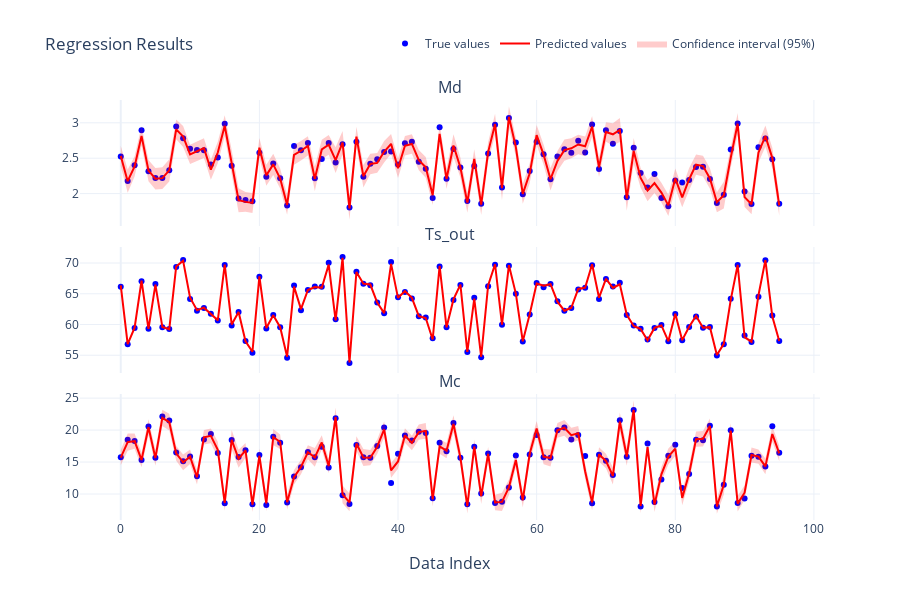
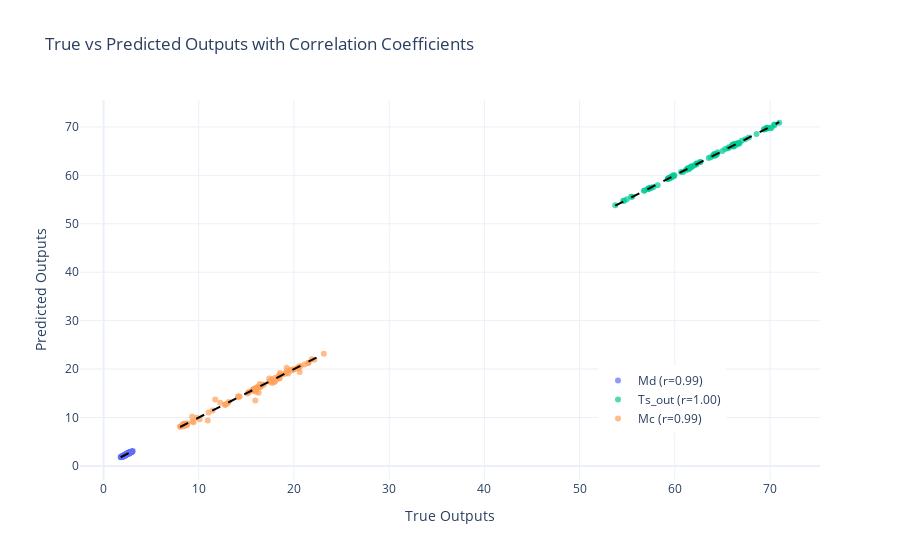

Here is the notebook cell these charts were saved with, in order:
### Code cell
# Visualize fit

# Create traces for the plot
fig = make_subplots(rows=len(output_ids), cols=1, shared_xaxes=True, 
                    subplot_titles=output_ids, x_title="Data Index",
                    vertical_spacing=0.05)

for idx, output_id in enumerate(output_ids):
    # Add true values as a scatter plot
    fig.add_trace(go.Scatter(
        x=np.arange(Y_val.shape[0]),
        y=Y_val[:, idx],
        mode='markers',
        name='True values',
        showlegend=True if idx==0 else False,
        marker=dict(color='blue')
    ), row=idx+1, col=1)

    # Add predicted values as a line plot
    fig.add_trace(go.Scatter(
        x=np.arange(Y_preds[:, idx].shape[0]),
        y=Y_preds[:, idx],
        mode='lines',
        name='Predicted values',
        showlegend=True if idx==0 else False,
        line=dict(color='red')
    ), row=idx+1, col=1)

    # Add confidence interval as a shaded area
    fig.add_trace(go.Scatter(
        x=np.concatenate([np.arange(Y_preds[:,idx].shape[0]), np.arange(Y_preds[:,idx].shape[0])[::-1]]),
        y=np.concatenate([Y_preds[:, idx] - 2 * np.sqrt(Y_pred_vars[:, idx]), 
                        (Y_preds[:, idx] + 2 * np.sqrt(Y_pred_vars[:, idx]))[::-1]]),
        fill='toself',
        fillcolor='rgba(255, 0, 0, 0.2)',
        line=dict(color='rgba(255, 0, 0, 0)'),
        name='Confidence interval (95%)',
        showlegend=True if idx==0 else False,
    ), row=idx+1, col=1)

# Update layout
fig.update_layout(
    title="Regression Results",
    legend=dict(orientation="h", yanchor="bottom", y=1.1, xanchor="right", x=1),
    template="plotly_white",
    height=600,
    margin=dict(t=100)
)

# Show the plot
fig.show()

# Visualization 2. 
# Create a figure
fig = go.Figure()

# Iterate over each output variable
for i, output_name in enumerate(output_ids):
    # Calculate correlation coefficient
    correlation = np.corrcoef(Y_val[:, i], Y_preds[:, i])[0, 1]
    
    # Add scatter plot for true vs. predicted
    fig.add_trace(go.Scatter(
        x=Y_val[:, i],  # True outputs for the i-th variable
        y=Y_preds[:, i],  # Predicted outputs for the i-th variable
        mode='markers',
        name=f'{output_name} (r={correlation:.2f})',
        marker=dict(size=6, opacity=0.7),
        showlegend=True
    ))

    # Add perfect correlation line (y=x)
    max_val = max(Y_val[:, i].max(), Y_preds[:, i].max())
    min_val = min(Y_val[:, i].min(), Y_preds[:, i].min())
    fig.add_trace(go.Scatter(
        x=[min_val, max_val],
        y=[min_val, max_val],
        mode='lines',
        name=f'{output_name} Perfect Correlation (y=x)',
        line=dict(color='black', dash='dash'),
        showlegend=False
    ))

# Update layout
fig.update_layout(
    title="True vs Predicted Outputs with Correlation Coefficients",
    xaxis_title="True Outputs",
    yaxis_title="Predicted Outputs",
    legend=dict(yanchor="top", y=0.3, xanchor="left", x=0.7),
    template="plotly_white"
)

# Show the plot
fig.show()

### Figure 1 — Plotly figure (JSON) as saved in the notebook; plotly's stock layout.template omitted (floating-point values rounded to 4 significant figures; data arrays with more than 128 entries replaced by an {"elided": "..."} marker saying what was removed)
{"data": [{"marker": {"color": "blue"}, "mode": "markers", "name": "True values", "showlegend": true, "type": "scatter", "x": [0, 1, 2, 3, 4, 5, 6, 7, 8, 9, 10, 11, 12, 13, 14, 15, 16, 17, 18, 19, 20, 21, 22, 23, 24, 25, 26, 27, 28, 29, 30, 31, 32, 33, 34, 35, 36, 37, 38, 39, 40, 41, 42, 43, 44, 45, 46, 47, 48, 49, 50, 51, 52, 53, 54, 55, 56, 57, 58, 59, 60, 61, 62, 63, 64, 65, 66, 67, 68, 69, 70, 71, 72, 73, 74, 75, 76, 77, 78, 79, 80, 81, 82, 83, 84, 85, 86, 87, 88, 89, 90, 91, 92, 93, 94, 95], "xaxis": "x", "y": [2.525, 2.178, 2.402, 2.895, 2.316, 2.22, 2.219, 2.331, 2.947, 2.782, 2.632, 2.617, 2.611, 2.412, 2.511, 2.986, 2.393, 1.929, 1.909, 1.892, 2.577, 2.236, 2.425, 2.217, 1.834, 2.674, 2.614, 2.716, 2.217, 2.489, 2.716, 2.438, 2.698, 1.802, 2.734, 2.237, 2.42, 2.486, 2.588, 2.594, 2.409, 2.71, 2.731, 2.45, 2.35, 1.939, 2.938, 2.211, 2.629, 2.37, 1.894, 2.391, 1.856, 2.567, 2.973, 2.086, 3.067, 2.722, 1.992, 2.32, 2.732, 2.556, 2.201, 2.524, 2.625, 2.579, 2.746, 2.581, 2.975, 2.347, 2.894, 2.704, 2.882, 1.95, 2.649, 2.291, 2.086, 2.277, 1.938, 1.823, 2.185, 2.157, 2.193, 2.374, 2.38, 2.208, 1.867, 1.983, 2.623, 2.991, 2.029, 1.853, 2.656, 2.777, 2.484, 1.855], "yaxis": "y"}, {"line": {"color": "red"}, "mode": "lines", "name": "Predicted values", "showlegend": true, "type": "scatter", "x": [0, 1, 2, 3, 4, 5, 6, 7, 8, 9, 10, 11, 12, 13, 14, 15, 16, 17, 18, 19, 20, 21, 22, 23, 24, 25, 26, 27, 28, 29, 30, 31, 32, 33, 34, 35, 36, 37, 38, 39, 40, 41, 42, 43, 44, 45, 46, 47, 48, 49, 50, 51, 52, 53, 54, 55, 56, 57, 58, 59, 60, 61, 62, 63, 64, 65, 66, 67, 68, 69, 70, 71, 72, 73, 74, 75, 76, 77, 78, 79, 80, 81, 82, 83, 84, 85, 86, 87, 88, 89, 90, 91, 92, 93, 94, 95], "xaxis": "x", "y": [2.531, 2.176, 2.384, 2.815, 2.326, 2.21, 2.218, 2.328, 2.907, 2.807, 2.554, 2.602, 2.643, 2.337, 2.58, 2.959, 2.432, 1.905, 1.883, 1.868, 2.648, 2.258, 2.413, 2.213, 1.841, 2.546, 2.605, 2.673, 2.21, 2.624, 2.689, 2.472, 2.719, 1.792, 2.804, 2.246, 2.419, 2.434, 2.591, 2.702, 2.359, 2.676, 2.701, 2.473, 2.37, 1.978, 2.845, 2.209, 2.68, 2.368, 1.873, 2.489, 1.845, 2.587, 2.98, 2.079, 3.084, 2.657, 1.995, 2.286, 2.827, 2.552, 2.203, 2.461, 2.614, 2.64, 2.694, 2.668, 2.947, 2.37, 2.87, 2.837, 2.9, 1.931, 2.602, 2.221, 2.043, 2.148, 2.014, 1.834, 2.215, 1.946, 2.203, 2.408, 2.388, 2.213, 1.878, 1.978, 2.507, 2.986, 1.95, 1.85, 2.578, 2.811, 2.502, 1.833], "yaxis": "y"}, {"fill": "toself", "fillcolor": "rgba(255, 0, 0, 0.2)", "line": {"color": "rgba(255, 0, 0, 0)"}, "name": "Confidence interval (95%)", "showlegend": true, "type": "scatter", "x": {"elided": "192 int values"}, "xaxis": "x", "y": {"elided": "192 float values"}, "yaxis": "y"}, {"marker": {"color": "blue"}, "mode": "markers", "name": "True values", "showlegend": false, "type": "scatter", "x": [0, 1, 2, 3, 4, 5, 6, 7, 8, 9, 10, 11, 12, 13, 14, 15, 16, 17, 18, 19, 20, 21, 22, 23, 24, 25, 26, 27, 28, 29, 30, 31, 32, 33, 34, 35, 36, 37, 38, 39, 40, 41, 42, 43, 44, 45, 46, 47, 48, 49, 50, 51, 52, 53, 54, 55, 56, 57, 58, 59, 60, 61, 62, 63, 64, 65, 66, 67, 68, 69, 70, 71, 72, 73, 74, 75, 76, 77, 78, 79, 80, 81, 82, 83, 84, 85, 86, 87, 88, 89, 90, 91, 92, 93, 94, 95], "xaxis": "x2", "y": [66.13, 56.8, 59.45, 67.02, 59.3, 66.57, 59.56, 59.26, 69.35, 70.48, 64.13, 62.24, 62.68, 61.75, 60.66, 69.66, 59.82, 62.02, 57.33, 55.41, 67.78, 59.33, 61.54, 59.56, 54.57, 66.35, 62.32, 65.6, 66.17, 66.12, 70.06, 60.87, 70.97, 53.75, 68.58, 66.62, 66.38, 63.56, 61.83, 70.18, 64.43, 65.29, 64.23, 61.35, 61.16, 57.76, 69.43, 59.56, 64.0, 66.44, 55.53, 64.33, 54.68, 66.22, 69.74, 59.96, 69.55, 65.01, 57.22, 61.64, 66.74, 66.06, 66.61, 63.77, 62.26, 62.69, 65.68, 65.97, 69.64, 64.17, 67.4, 66.16, 66.79, 61.56, 59.82, 59.29, 57.55, 59.45, 59.92, 57.26, 61.72, 57.45, 59.59, 61.31, 59.48, 59.61, 54.96, 56.78, 64.18, 69.68, 58.19, 57.17, 64.5, 70.44, 61.48, 57.32], "yaxis": "y2"}, {"line": {"color": "red"}, "mode": "lines", "name": "Predicted values", "showlegend": false, "type": "scatter", "x": [0, 1, 2, 3, 4, 5, 6, 7, 8, 9, 10, 11, 12, 13, 14, 15, 16, 17, 18, 19, 20, 21, 22, 23, 24, 25, 26, 27, 28, 29, 30, 31, 32, 33, 34, 35, 36, 37, 38, 39, 40, 41, 42, 43, 44, 45, 46, 47, 48, 49, 50, 51, 52, 53, 54, 55, 56, 57, 58, 59, 60, 61, 62, 63, 64, 65, 66, 67, 68, 69, 70, 71, 72, 73, 74, 75, 76, 77, 78, 79, 80, 81, 82, 83, 84, 85, 86, 87, 88, 89, 90, 91, 92, 93, 94, 95], "xaxis": "x2", "y": [66.35, 56.81, 59.49, 67.12, 59.29, 66.48, 59.59, 59.25, 69.44, 70.37, 64.36, 62.34, 62.74, 61.7, 60.68, 69.74, 60.0, 62.03, 57.26, 55.57, 67.83, 59.42, 61.51, 59.55, 54.76, 66.16, 62.5, 65.61, 66.1, 65.99, 69.74, 60.68, 70.85, 53.83, 68.54, 66.64, 66.5, 63.56, 61.86, 69.86, 64.34, 65.43, 64.33, 61.35, 61.06, 57.56, 69.52, 59.54, 64.08, 66.48, 55.56, 64.22, 54.75, 66.35, 69.8, 59.99, 69.64, 65.02, 57.26, 61.66, 66.67, 66.29, 66.55, 63.71, 62.24, 62.73, 65.79, 66.0, 69.8, 64.36, 67.42, 65.96, 66.55, 61.58, 59.75, 59.27, 57.42, 59.44, 59.85, 57.3, 61.75, 57.45, 59.62, 61.38, 59.49, 59.57, 55.04, 56.87, 64.01, 69.69, 57.94, 57.18, 64.76, 70.47, 61.28, 57.3], "yaxis": "y2"}, {"fill": "toself", "fillcolor": "rgba(255, 0, 0, 0.2)", "line": {"color": "rgba(255, 0, 0, 0)"}, "name": "Confidence interval (95%)", "showlegend": false, "type": "scatter", "x": {"elided": "192 int values"}, "xaxis": "x2", "y": {"elided": "192 float values"}, "yaxis": "y2"}, {"marker": {"color": "blue"}, "mode": "markers", "name": "True values", "showlegend": false, "type": "scatter", "x": [0, 1, 2, 3, 4, 5, 6, 7, 8, 9, 10, 11, 12, 13, 14, 15, 16, 17, 18, 19, 20, 21, 22, 23, 24, 25, 26, 27, 28, 29, 30, 31, 32, 33, 34, 35, 36, 37, 38, 39, 40, 41, 42, 43, 44, 45, 46, 47, 48, 49, 50, 51, 52, 53, 54, 55, 56, 57, 58, 59, 60, 61, 62, 63, 64, 65, 66, 67, 68, 69, 70, 71, 72, 73, 74, 75, 76, 77, 78, 79, 80, 81, 82, 83, 84, 85, 86, 87, 88, 89, 90, 91, 92, 93, 94, 95], "xaxis": "x3", "y": [15.73, 18.5, 18.3, 15.31, 20.57, 15.67, 22.14, 21.5, 16.47, 15.12, 15.86, 12.78, 18.52, 19.39, 16.4, 8.564, 18.45, 15.8, 16.85, 8.398, 16.08, 8.288, 18.94, 18.0, 8.67, 12.76, 14.18, 16.58, 15.77, 17.4, 14.13, 21.86, 9.794, 8.419, 17.68, 15.77, 15.69, 17.52, 20.41, 11.72, 16.3, 19.17, 18.37, 19.72, 19.53, 9.33, 18.01, 16.68, 21.11, 15.67, 8.402, 17.41, 10.09, 16.34, 8.578, 8.806, 11.03, 16.01, 9.457, 16.18, 19.23, 15.73, 15.67, 19.97, 20.41, 18.53, 19.22, 15.94, 8.552, 16.13, 15.21, 12.96, 21.53, 15.82, 23.13, 8.051, 17.91, 8.756, 12.25, 15.99, 17.71, 10.94, 13.15, 18.48, 18.41, 20.68, 8.039, 11.45, 19.96, 8.604, 9.3, 15.97, 15.84, 14.29, 20.6, 16.46], "yaxis": "y3"}, {"line": {"color": "red"}, "mode": "lines", "name": "Predicted values", "showlegend": false, "type": "scatter", "x": [0, 1, 2, 3, 4, 5, 6, 7, 8, 9, 10, 11, 12, 13, 14, 15, 16, 17, 18, 19, 20, 21, 22, 23, 24, 25, 26, 27, 28, 29, 30, 31, 32, 33, 34, 35, 36, 37, 38, 39, 40, 41, 42, 43, 44, 45, 46, 47, 48, 49, 50, 51, 52, 53, 54, 55, 56, 57, 58, 59, 60, 61, 62, 63, 64, 65, 66, 67, 68, 69, 70, 71, 72, 73, 74, 75, 76, 77, 78, 79, 80, 81, 82, 83, 84, 85, 86, 87, 88, 89, 90, 91, 92, 93, 94, 95], "xaxis": "x3", "y": [15.68, 18.12, 18.27, 15.33, 20.45, 15.65, 21.9, 21.23, 16.36, 14.96, 15.82, 12.64, 18.87, 19.1, 16.93, 8.606, 18.48, 15.52, 16.81, 8.342, 15.96, 8.548, 18.91, 18.14, 8.72, 12.63, 14.23, 16.53, 15.73, 18.07, 14.38, 22.04, 9.956, 8.689, 17.9, 15.71, 15.69, 17.4, 20.1, 13.71, 15.09, 19.15, 17.98, 19.69, 19.88, 9.16, 17.45, 16.77, 20.96, 15.69, 8.121, 17.43, 9.663, 16.28, 8.671, 8.765, 11.05, 15.33, 9.032, 16.3, 20.26, 15.83, 15.63, 19.96, 20.36, 19.2, 19.51, 13.52, 8.694, 16.18, 15.17, 12.84, 21.33, 15.86, 23.14, 8.151, 17.35, 8.338, 13.07, 15.85, 17.1, 9.38, 13.22, 18.58, 18.64, 20.64, 8.074, 11.43, 19.9, 8.497, 10.21, 16.1, 15.86, 14.32, 19.38, 16.36], "yaxis": "y3"}, {"fill": "toself", "fillcolor": "rgba(255, 0, 0, 0.2)", "line": {"color": "rgba(255, 0, 0, 0)"}, "name": "Confidence interval (95%)", "showlegend": false, "type": "scatter", "x": {"elided": "192 int values"}, "xaxis": "x3", "y": {"elided": "192 float values"}, "yaxis": "y3"}], "layout": {"annotations": [{"font": {"size": 16}, "showarrow": false, "text": "Md", "x": 0.5, "xanchor": "center", "xref": "paper", "y": 1, "yanchor": "bottom", "yref": "paper"}, {"font": {"size": 16}, "showarrow": false, "text": "Ts_out", "x": 0.5, "xanchor": "center", "xref": "paper", "y": 0.65, "yanchor": "bottom", "yref": "paper"}, {"font": {"size": 16}, "showarrow": false, "text": "Mc", "x": 0.5, "xanchor": "center", "xref": "paper", "y": 0.3, "yanchor": "bottom", "yref": "paper"}, {"font": {"size": 16}, "showarrow": false, "text": "Data Index", "x": 0.5, "xanchor": "center", "xref": "paper", "y": 0, "yanchor": "top", "yref": "paper", "yshift": -30}], "height": 600, "legend": {"orientation": "h", "x": 1, "xanchor": "right", "y": 1.1, "yanchor": "bottom"}, "margin": {"t": 100}, "title": {"text": "Regression Results"}, "xaxis": {"anchor": "y", "domain": [0, 1], "matches": "x3", "showticklabels": false}, "xaxis2": {"anchor": "y2", "domain": [0, 1], "matches": "x3", "showticklabels": false}, "xaxis3": {"anchor": "y3", "domain": [0, 1]}, "yaxis": {"anchor": "x", "domain": [0.7, 1]}, "yaxis2": {"anchor": "x2", "domain": [0.35, 0.65]}, "yaxis3": {"anchor": "x3", "domain": [0, 0.3]}}}

### Figure 2 — Plotly figure (JSON) as saved in the notebook; plotly's stock layout.template omitted (floating-point values rounded to 4 significant figures)
{"data": [{"marker": {"opacity": 0.7, "size": 6}, "mode": "markers", "name": "Md (r=0.99)", "showlegend": true, "type": "scatter", "x": [2.525, 2.178, 2.402, 2.895, 2.316, 2.22, 2.219, 2.331, 2.947, 2.782, 2.632, 2.617, 2.611, 2.412, 2.511, 2.986, 2.393, 1.929, 1.909, 1.892, 2.577, 2.236, 2.425, 2.217, 1.834, 2.674, 2.614, 2.716, 2.217, 2.489, 2.716, 2.438, 2.698, 1.802, 2.734, 2.237, 2.42, 2.486, 2.588, 2.594, 2.409, 2.71, 2.731, 2.45, 2.35, 1.939, 2.938, 2.211, 2.629, 2.37, 1.894, 2.391, 1.856, 2.567, 2.973, 2.086, 3.067, 2.722, 1.992, 2.32, 2.732, 2.556, 2.201, 2.524, 2.625, 2.579, 2.746, 2.581, 2.975, 2.347, 2.894, 2.704, 2.882, 1.95, 2.649, 2.291, 2.086, 2.277, 1.938, 1.823, 2.185, 2.157, 2.193, 2.374, 2.38, 2.208, 1.867, 1.983, 2.623, 2.991, 2.029, 1.853, 2.656, 2.777, 2.484, 1.855], "y": [2.531, 2.176, 2.384, 2.815, 2.326, 2.21, 2.218, 2.328, 2.907, 2.807, 2.554, 2.602, 2.643, 2.337, 2.58, 2.959, 2.432, 1.905, 1.883, 1.868, 2.648, 2.258, 2.413, 2.213, 1.841, 2.546, 2.605, 2.673, 2.21, 2.624, 2.689, 2.472, 2.719, 1.792, 2.804, 2.246, 2.419, 2.434, 2.591, 2.702, 2.359, 2.676, 2.701, 2.473, 2.37, 1.978, 2.845, 2.209, 2.68, 2.368, 1.873, 2.489, 1.845, 2.587, 2.98, 2.079, 3.084, 2.657, 1.995, 2.286, 2.827, 2.552, 2.203, 2.461, 2.614, 2.64, 2.694, 2.668, 2.947, 2.37, 2.87, 2.837, 2.9, 1.931, 2.602, 2.221, 2.043, 2.148, 2.014, 1.834, 2.215, 1.946, 2.203, 2.408, 2.388, 2.213, 1.878, 1.978, 2.507, 2.986, 1.95, 1.85, 2.578, 2.811, 2.502, 1.833]}, {"line": {"color": "black", "dash": "dash"}, "mode": "lines", "name": "Md Perfect Correlation (y=x)", "showlegend": false, "type": "scatter", "x": [1.792, 3.084], "y": [1.792, 3.084]}, {"marker": {"opacity": 0.7, "size": 6}, "mode": "markers", "name": "Ts_out (r=1.00)", "showlegend": true, "type": "scatter", "x": [66.13, 56.8, 59.45, 67.02, 59.3, 66.57, 59.56, 59.26, 69.35, 70.48, 64.13, 62.24, 62.68, 61.75, 60.66, 69.66, 59.82, 62.02, 57.33, 55.41, 67.78, 59.33, 61.54, 59.56, 54.57, 66.35, 62.32, 65.6, 66.17, 66.12, 70.06, 60.87, 70.97, 53.75, 68.58, 66.62, 66.38, 63.56, 61.83, 70.18, 64.43, 65.29, 64.23, 61.35, 61.16, 57.76, 69.43, 59.56, 64.0, 66.44, 55.53, 64.33, 54.68, 66.22, 69.74, 59.96, 69.55, 65.01, 57.22, 61.64, 66.74, 66.06, 66.61, 63.77, 62.26, 62.69, 65.68, 65.97, 69.64, 64.17, 67.4, 66.16, 66.79, 61.56, 59.82, 59.29, 57.55, 59.45, 59.92, 57.26, 61.72, 57.45, 59.59, 61.31, 59.48, 59.61, 54.96, 56.78, 64.18, 69.68, 58.19, 57.17, 64.5, 70.44, 61.48, 57.32], "y": [66.35, 56.81, 59.49, 67.12, 59.29, 66.48, 59.59, 59.25, 69.44, 70.37, 64.36, 62.34, 62.74, 61.7, 60.68, 69.74, 60.0, 62.03, 57.26, 55.57, 67.83, 59.42, 61.51, 59.55, 54.76, 66.16, 62.5, 65.61, 66.1, 65.99, 69.74, 60.68, 70.85, 53.83, 68.54, 66.64, 66.5, 63.56, 61.86, 69.86, 64.34, 65.43, 64.33, 61.35, 61.06, 57.56, 69.52, 59.54, 64.08, 66.48, 55.56, 64.22, 54.75, 66.35, 69.8, 59.99, 69.64, 65.02, 57.26, 61.66, 66.67, 66.29, 66.55, 63.71, 62.24, 62.73, 65.79, 66.0, 69.8, 64.36, 67.42, 65.96, 66.55, 61.58, 59.75, 59.27, 57.42, 59.44, 59.85, 57.3, 61.75, 57.45, 59.62, 61.38, 59.49, 59.57, 55.04, 56.87, 64.01, 69.69, 57.94, 57.18, 64.76, 70.47, 61.28, 57.3]}, {"line": {"color": "black", "dash": "dash"}, "mode": "lines", "name": "Ts_out Perfect Correlation (y=x)", "showlegend": false, "type": "scatter", "x": [53.75, 70.97], "y": [53.75, 70.97]}, {"marker": {"opacity": 0.7, "size": 6}, "mode": "markers", "name": "Mc (r=0.99)", "showlegend": true, "type": "scatter", "x": [15.73, 18.5, 18.3, 15.31, 20.57, 15.67, 22.14, 21.5, 16.47, 15.12, 15.86, 12.78, 18.52, 19.39, 16.4, 8.564, 18.45, 15.8, 16.85, 8.398, 16.08, 8.288, 18.94, 18.0, 8.67, 12.76, 14.18, 16.58, 15.77, 17.4, 14.13, 21.86, 9.794, 8.419, 17.68, 15.77, 15.69, 17.52, 20.41, 11.72, 16.3, 19.17, 18.37, 19.72, 19.53, 9.33, 18.01, 16.68, 21.11, 15.67, 8.402, 17.41, 10.09, 16.34, 8.578, 8.806, 11.03, 16.01, 9.457, 16.18, 19.23, 15.73, 15.67, 19.97, 20.41, 18.53, 19.22, 15.94, 8.552, 16.13, 15.21, 12.96, 21.53, 15.82, 23.13, 8.051, 17.91, 8.756, 12.25, 15.99, 17.71, 10.94, 13.15, 18.48, 18.41, 20.68, 8.039, 11.45, 19.96, 8.604, 9.3, 15.97, 15.84, 14.29, 20.6, 16.46], "y": [15.68, 18.12, 18.27, 15.33, 20.45, 15.65, 21.9, 21.23, 16.36, 14.96, 15.82, 12.64, 18.87, 19.1, 16.93, 8.606, 18.48, 15.52, 16.81, 8.342, 15.96, 8.548, 18.91, 18.14, 8.72, 12.63, 14.23, 16.53, 15.73, 18.07, 14.38, 22.04, 9.956, 8.689, 17.9, 15.71, 15.69, 17.4, 20.1, 13.71, 15.09, 19.15, 17.98, 19.69, 19.88, 9.16, 17.45, 16.77, 20.96, 15.69, 8.121, 17.43, 9.663, 16.28, 8.671, 8.765, 11.05, 15.33, 9.032, 16.3, 20.26, 15.83, 15.63, 19.96, 20.36, 19.2, 19.51, 13.52, 8.694, 16.18, 15.17, 12.84, 21.33, 15.86, 23.14, 8.151, 17.35, 8.338, 13.07, 15.85, 17.1, 9.38, 13.22, 18.58, 18.64, 20.64, 8.074, 11.43, 19.9, 8.497, 10.21, 16.1, 15.86, 14.32, 19.38, 16.36]}, {"line": {"color": "black", "dash": "dash"}, "mode": "lines", "name": "Mc Perfect Correlation (y=x)", "showlegend": false, "type": "scatter", "x": [8.039, 23.14], "y": [8.039, 23.14]}], "layout": {"legend": {"x": 0.7, "xanchor": "left", "y": 0.3, "yanchor": "top"}, "title": {"text": "True vs Predicted Outputs with Correlation Coefficients"}, "xaxis": {"title": {"text": "True Outputs"}}, "yaxis": {"title": {"text": "Predicted Outputs"}}}}
